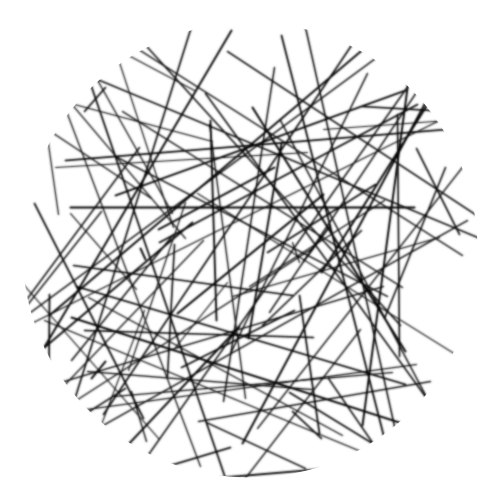
Frame 1 (no input)
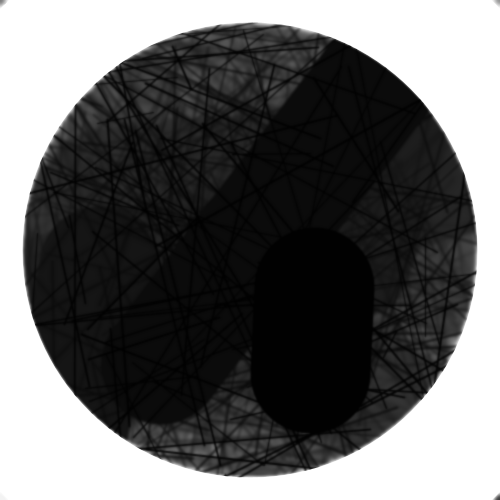
Frame 60 (the mouse pressed at the canvas centre just before this capture)
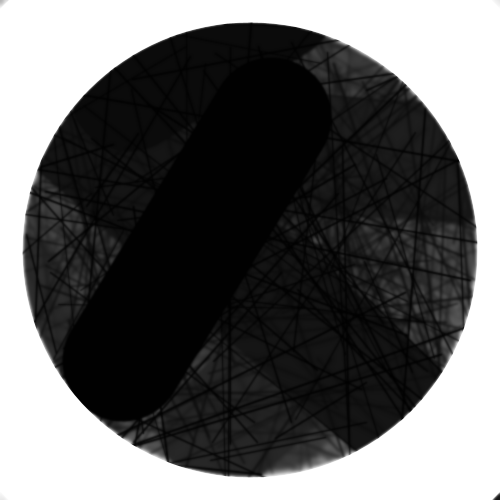
Frame 120 (the mouse held since frame 60 and released just before this capture)

The Processing sketch that drew these frames (run headless with seeded random() and noise(); from frame 60 on, the mouse is pressed at the canvas centre):

// Processing sketch: nonPImageClip
// ── nonPImageClip.pde
void setup() {
  size(500, 500);
  background(255);
}
//this technique utilizes the strokeWeight of the Ellipse
void draw() {
  noStroke();
  fill(255,10);
  rectMode(CORNER);
  rect(0,0,width,height);
  noFill();
  stroke(1);
  for (int i=0; i<100; i++) {
    line(random(width),random(height),random(width),random(height));
    strokeWeight(random(1, 2));
  }
  stroke(255);
  strokeWeight(120);
  filter(BLUR);
  rectMode(CENTER);
  ellipse(width/2, height/2, width*1.15, width*1.15);
}
